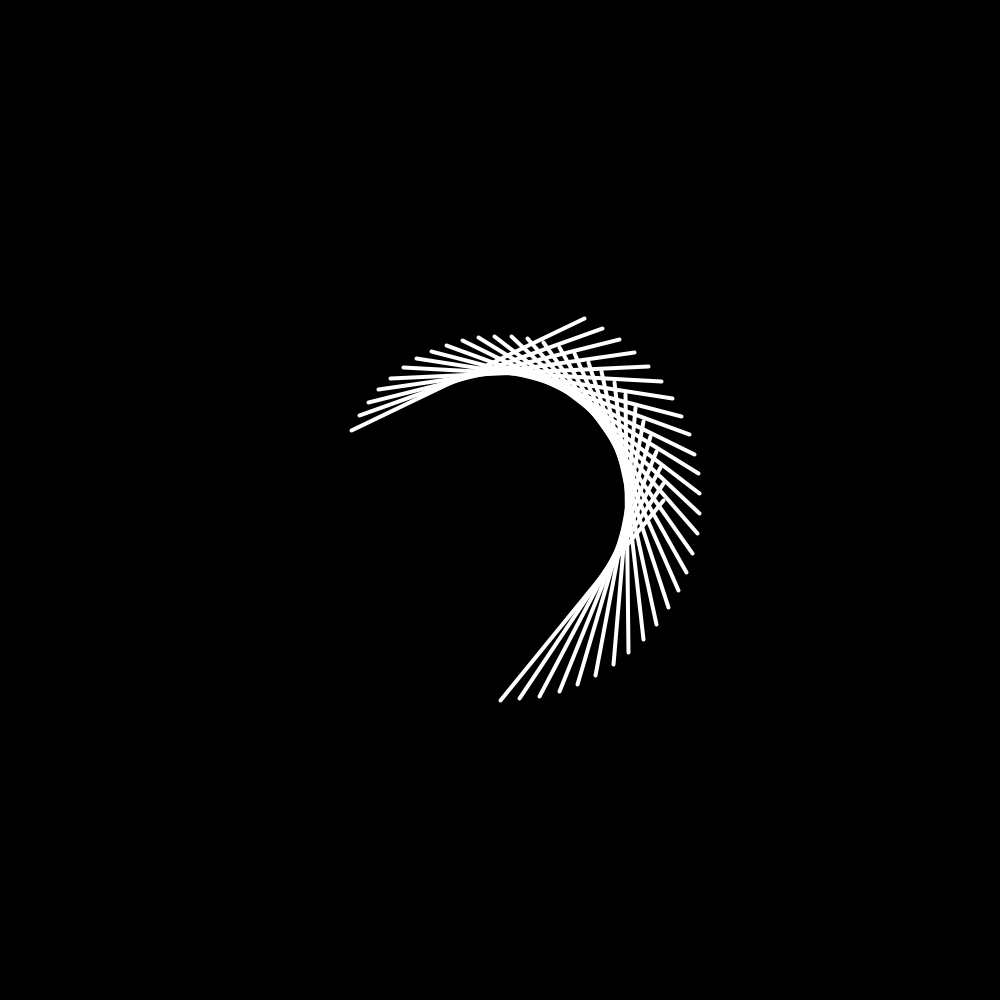
Frame 1 (no input)
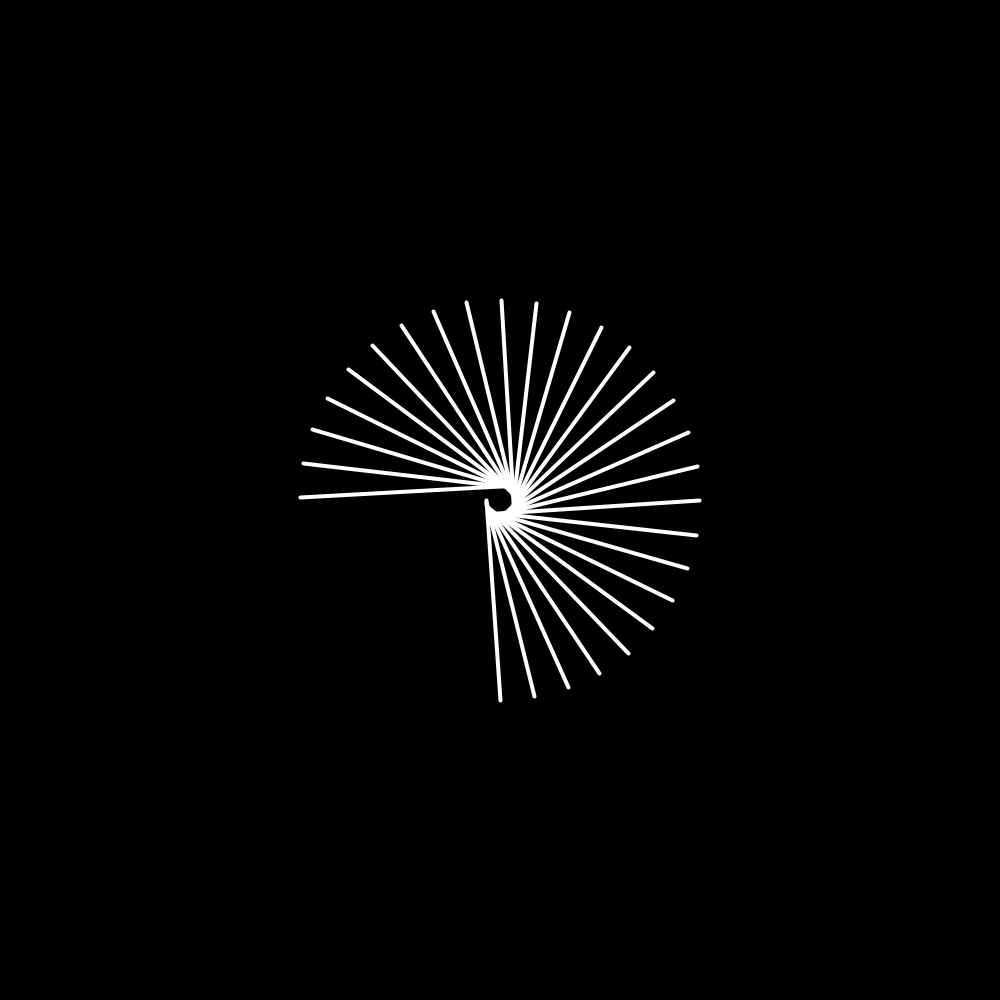
Frame 60 (the mouse pressed at the canvas centre just before this capture)
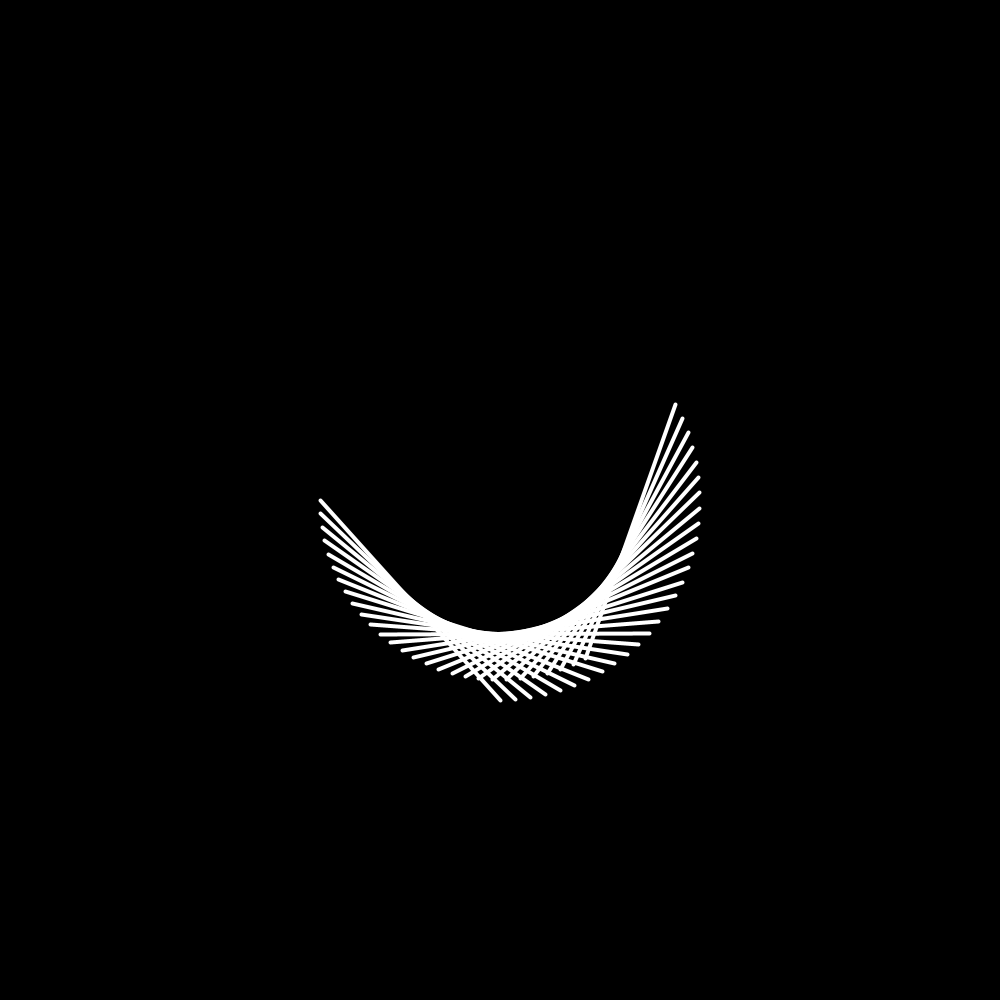
Frame 120 (the mouse held since frame 60 and released just before this capture)

The Processing sketch that drew these frames (run headless with seeded random() and noise(); from frame 60 on, the mouse is pressed at the canvas centre):

// Processing sketch: P1
// ── P1.pde
float angle = 125;
void setup(){
  size(1000,1000);
}
void draw(){
  background(0);
  translate(width/2,height/2);
  stroke(255);
  strokeWeight(4);
  for(int i=0; i<280; i+=10){
    pushMatrix();
    rotate(radians(i)*
    cos(radians(angle)));
    line(200*sin(
    radians(angle)),0,0,200);
    popMatrix();
  }
  angle++;
}
